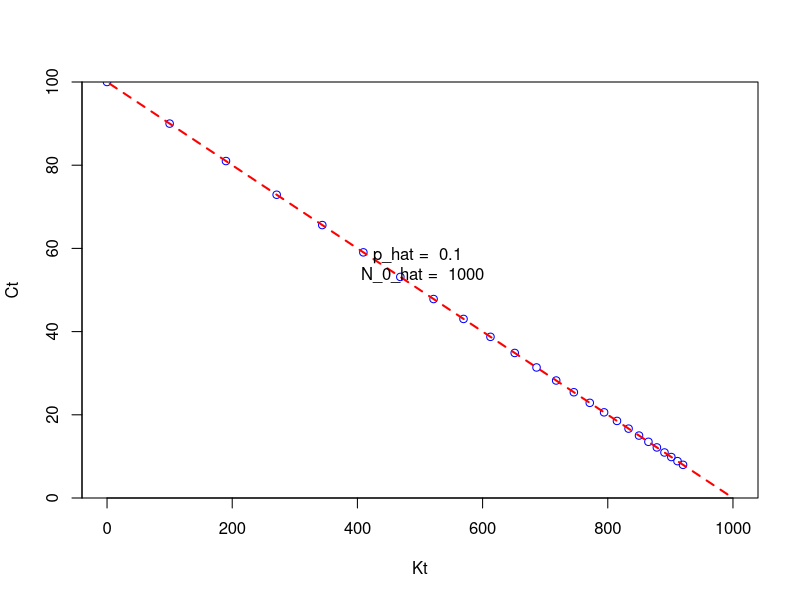
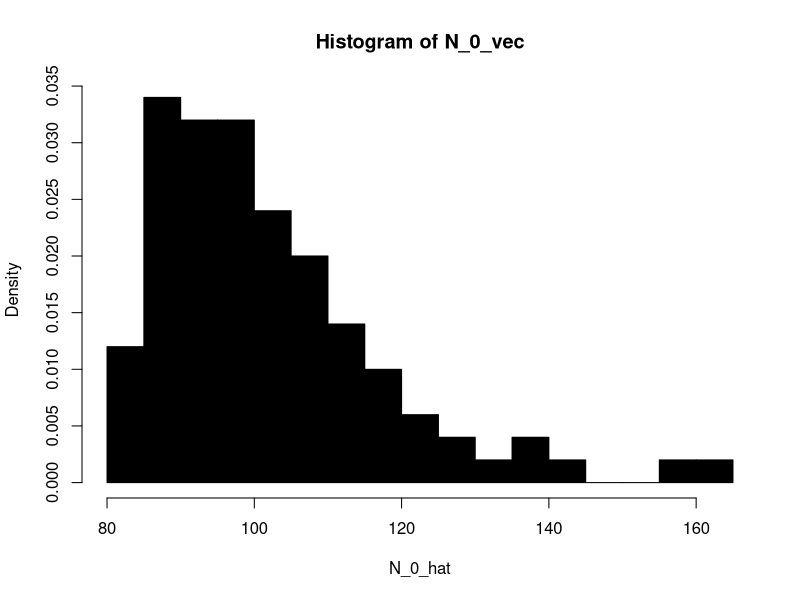
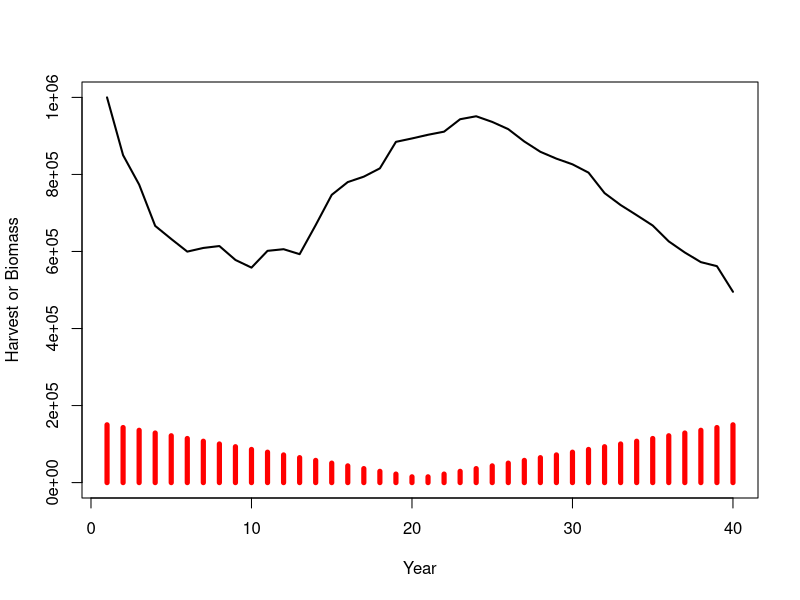

Write R code to recreate these figures, in order. (Note: this script raises an error after producing the figures.)
## ---- chunk 1
knitr::opts_chunk$set(echo = TRUE)
## ---- chunk 2
#N_0 is the initial population or intercept
N_0 = 1000
#p is the proportion of the population that is captured or the slope
p = 0.1
#N_t is the population at time t
N_t <- vector()
#N_0 is the initial population
N_t[1] <- N_0
#C_t is the number of indviduals captured at time t
C_t <- vector()
K_t <- vector()
K_t[1] <- 0

for(t in 1:25) {
 C_t[t] <- p * N_t[t]
 K_t[t+1] <- K_t[t] + C_t[t]
    N_t[t+1] <- N_t[t]- C_t[t]
}

plot(C_t~K_t[1:25], ylim =c(0,N_0*p), xlim = c(0, N_0), yaxs = "i", type = "p", col = "blue", xlab = "Kt", ylab = "Ct")
lin_est <- lm(C_t~K_t[1:25])
abline(coef(lin_est), col = "red", lwd = 2, lty = 2)

#Ct = q No - q Kt
#slope of the line is -q
#intercept of the line is q No
#N0 = intercept/-slope or intercept/q
p_hat <- -lin_est$coef[2]

N_0_hat <- lin_est$coef[1]/p_hat
#add p_hat and N_0_hat to the plot at middle right
text(0.5*N_0, 0.5*N_0*p, labels = paste("p_hat = ", round(p_hat, 2), "\n", "N_0_hat = ", round(N_0_hat, 2)), pos = 3)
## ---- chunk 3
"ThreePass" <- function(N_0 = 100, p=0.5) {
    C_t <- vector()
    N_t <- vector()
    K_t <- vector()
    K_t[1] <- 0
    N_t[1] <- N_0
    for(t in 1:3){
        C_t[t] <- rbinom(n=1, size = N_t[t],prob = p)
        K_t[t+1] <- K_t[t] + C_t[t]
        N_t[t+1] <- N_t[t] - C_t[t]
    }
    lin_est <- lm(C_t~K_t[1:3])
    N_0_hat <- lin_est$coef[1]/-lin_est$coef[2]

        return(N_0_hat)
}

## ---- chunk 4
N_0 <- 100
p <- 0.4 #proportion of animals caught (instead of proportion of animals caught as effor)
n_rep <- 100
N_0_vec <- vector()

for(i in 1:n_rep) {
    N_0_vec[i] <- ThreePass(N_0 = N_0, p = p)
}

#plot histogram of N_0_vec
hist(N_0_vec, main = "Histogram of N_0_vec", xlab = "N_0_hat", col = "black", freq = FALSE, breaks = 20)
## ---- chunk 5
"SimSchaefer" <- function(Ht){
    nT <- length(Ht)
    #instrinsic growth rate
    r <- 0.4
    K <- 1000000
    q <- 0.0001
    #population at time 0
    B0 <- K
    #random process error
    v <- rnorm(n = nT, mean = 0, sd = 0.3)
    #observation error
    w <- rnorm(n = nT, mean = 0, sd = 0.1)
    #Biomass at every time step
    Bt <- vector()
    #Abundance at every time step
    It <- vector()
    #initial biomass
    Bt[1] <- B0
    for(t in 1:40) {
        #wt and vt are random errors that account for process and observation error
        #I_t is a total index of abundance, proportional to total abundance
        It[t] <- Bt[t] * q * exp(w[t])
        #the rate at which the population grows will vary log normally: r * Bt[t] * (1 - Bt[t]/K)
        Bt[t+1] <- Bt[t] + r * Bt[t] * (1 - Bt[t]/K) * exp(v[t]) - Ht[t]
    }
out <- list()
out$It <- It
out$Bt <- Bt
return(out)
}#SimSchaefer

Ht <- c(seq(from=150000,to=15000, length=20), seq(from=15000, to=150000, length=20))
sim <- SimSchaefer(Ht = Ht)

It_hat <- sim$It
Bt_hat <- sim$Bt
plot(1:40, Ht, type = "h", lwd = 5, ylab = "Harvest or Biomass", ylim = c(0,1000000) ,xlab = "Year", col = "red")
lines(1:40, Bt_hat[1:40], type = "l", lwd = 2, col = "black")
## ---- chunk 6
#How many animals/biomass are out there?
    "process" <- function(pars,Ht){
        r <- exp(pars[1])
        K <- exp(pars[2])
        nT <- length(Ht)
        Bt_hat <- vector()
        Bt_hat[1] <- K
#Schaeffer model
        for(t in 1:nT) {
            Bt_hat[t+1] <- Bt_hat[t] + r * Bt_hat[t] * (1 - Bt_hat[t]/K) - Ht[t]
        }
        return(Bt_hat)
    }
## ---- chunk 7
"observation" <- function(pars, Bt_Hat){
    q <- exp(pars[3]) #proportionality constant or catchability
    It_hat <- Bt_Hat * q #gererate the index of abundance
    return(It_hat[1:40])
} #observation()
## ---- chunk 8
    "optimize" <- function(pars){
        sigma <- exp(pars[4]) #guessed standard deviation of the observation error
        #generate process model
        Bt_hat <- process(pars, Ht)
        #generate observation model
        It_hat <- observation(pars, Bt_hat)
        #calculate the negative log likelihood assuming log normal errors (similar to calculating the sum of squares, but assumes the errors are log normal distributed)
        Lt <- -dlnorm(It,log(It_hat),sigma, log = TRUE)
        #this fits probability distribution to the data or gets us likelihood
    }
## ---- chunk 9
r <- 0.4
K <- 1000000
q <- 0.0001
sigma <- 0.1
#put the parameters into log space to provide a better search space for the optimizer and a better fit
pars <- log( c(log(r), log(K), log(q), log(sigma)))
It <- It_hat
## ---- chunk 10
"optimize" <- function(pars){
sigma <- exp(pars[4])
Bt_hat <- process(pars, Ht)
It_hat <- observation(pars, Bt_hat)

#log likelihood calculation assuming log normal errors
#calls for data, predicted data in log space, and the standard deviation of the observation error in log space
Lt <- -dlnorm(It, log(It_hat), sigma, log = TRUE)

return(sum(Lt)) 

}
## ---- chunk 11
fit <- optim(par = pars, fn = optimize, method = "BFGS")
## ---- chunk 12
par_hat <- fit$par
cat 



        
